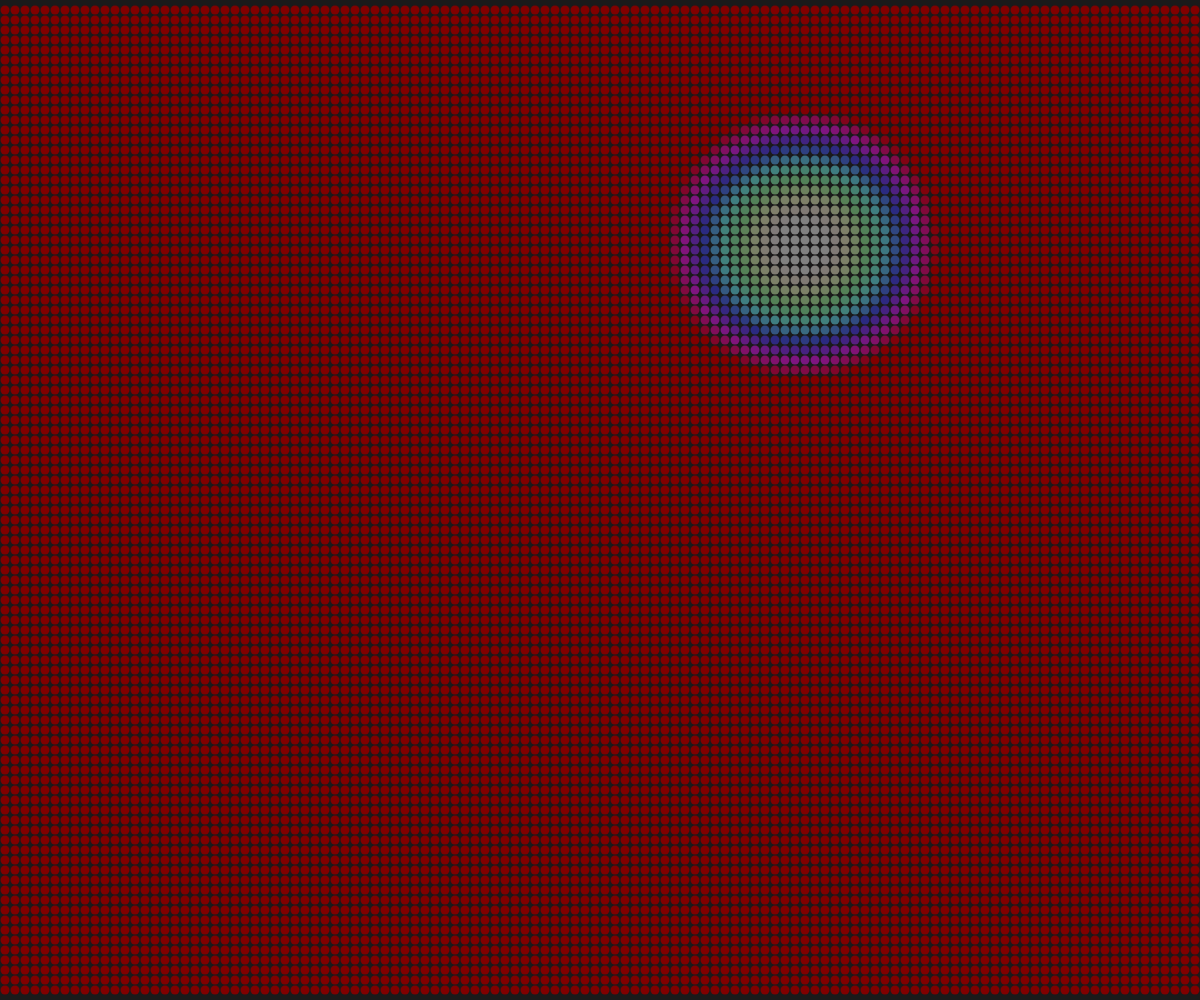
Frame 1 (no input)
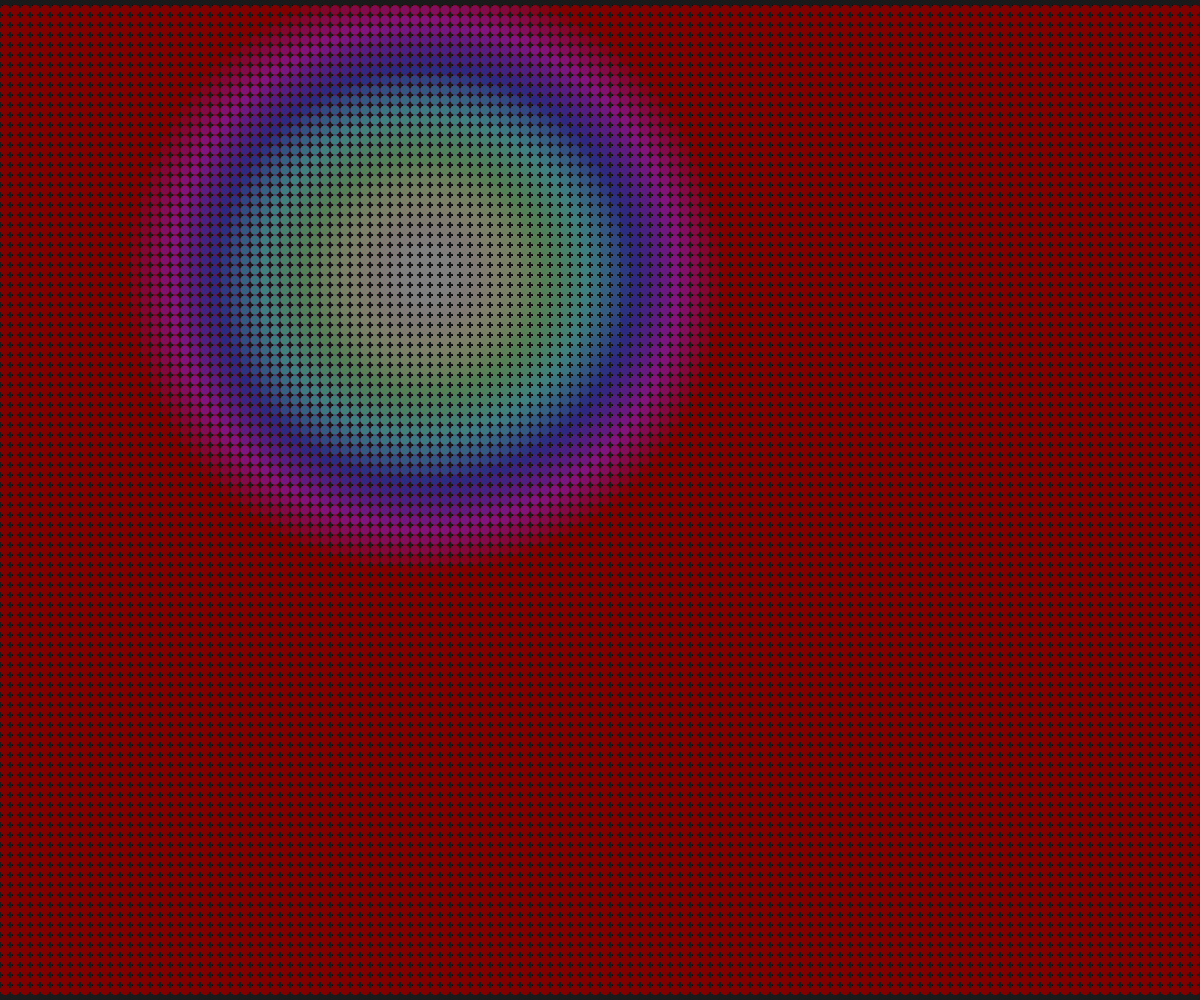
Frame 60 (no input)
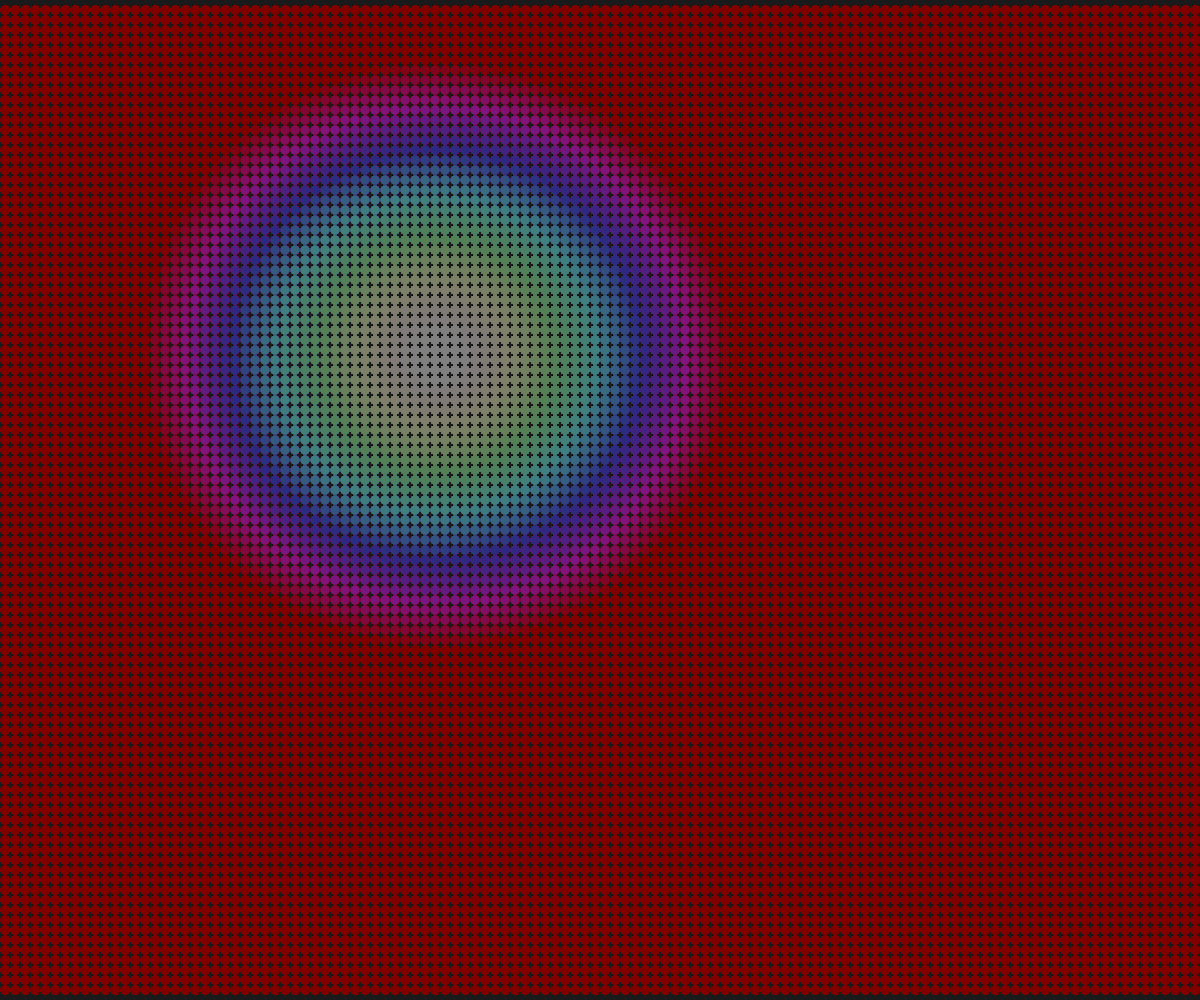
Frame 120 (the mouse pressed at the canvas centre since frame 60)

The p5.js sketch that drew these frames (run headless with seeded random() and noise() and a simulated clock; from frame 60 on, the mouse is pressed at the canvas centre):

// p5.js sketch
// ── sketch.js
function setup() {
  createCanvas(windowWidth, windowHeight)
  // put setup code here
  colorMode(HSB, 100)
  noStroke()
  smooth()
  frameRate(60)
  background(10)
}

var r = 9;
var incRx = 10;
var incRy = 10;
var incGx = 30;
var incGy = 10;
var incBx = 30;
var incBy = 10;


function draw() {
  // var mx = mouseX;
  // var my = mouseY;

  var a = noise(frameCount/100)
  var b = noise(frameCount/100+100)
  var mx = map(a, 0, 1, 0, width)
  var my = map(b, 0, 1, 0, height)
  var v = noise(frameCount/20)*15

  var nd = 50;

  for(var x=5; x<width; x+=incRx){
    for(var y=incRy; y<height; y+=incRy){
      var d = int(dist(x, y, mx, my))
      var md = map(d, 25, width/v, 0, 90)
      //var nd = map(d, 5, width/v, 0, 100)
      //fill(255,md,md)
      fill(md,md,nd)

      ellipse(x,y,r)
    }
  }

  }
